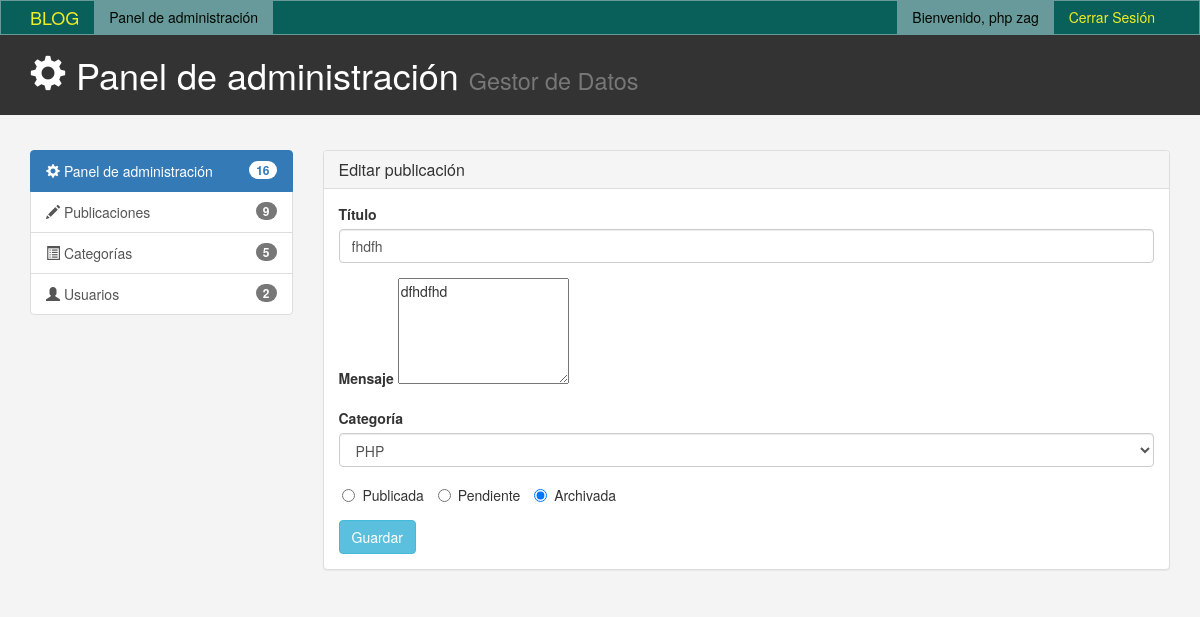
Screenshot of /admin/edit_post.php?id=3 (signed in) with the database file from the repository.
### tables this page shows
CREATE TABLE `cms_posts` (
  `id` int(11) NOT NULL,
  `title` text NOT NULL,
  `message` text NOT NULL,
  `category_id` int(11) NOT NULL,
  `userid` int(11) NOT NULL,
  `status` enum('publicada','pendiente','archivada','') NOT NULL DEFAULT 'publicada',
  `created` datetime NOT NULL,
  `updated` datetime NOT NULL DEFAULT current_timestamp()
);

### admin/class/Post.php (called while the page is built, shortened)
<?php
class Post
{
	private $postTable = 'cms_posts';
	private $categoryTable = 'cms_category';
	private $conn;
	public function __construct($db)
	{
		$this->conn = $db;
	}
	public function getPost()
	{
		if ($this->id) {
			$sqlQuery = "
				SELECT p.id, p.title, p.message, p.category_id, p.status, p.created, p.updated, c.name
				FROM " . $this->postTable . " p
				LEFT JOIN " . $this->categoryTable . " c ON c.id = p.category_id
				WHERE p.id = ? ";
			$stmt = $this->conn->prepare($sqlQuery);
			$stmt->bind_param("i", $this->id);
			$stmt->execute();
			$result = $stmt->get_result();
			$post = $result->fetch_assoc();
			return $post;
		}
	}
	public function getCategories()
	{
		$sqlQuery = "
			SELECT id, name
			FROM " . $this->categoryTable;
		$stmt = $this->conn->prepare($sqlQuery);
		$stmt->execute();
		$result = $stmt->get_result();
		return $result;
	}
}

### admin/edit_post.php (the view, shortened to what this page needs)
<?php
include_once 'config/Database.php';
include_once 'class/Post.php';
$database = new Database();
$db = $database->getConnection();
$post = new Post($db);
$categories = $post->getCategories();
$post->id = (isset($_GET['id']) && $_GET['id']) ? $_GET['id'] : '0';
$postdetails = $post->getPost();
include('inc/header.php');
?>
<link rel="stylesheet" href="css/dataTables.bootstrap.min.css" />
<link href="css/style.css" rel="stylesheet" type="text/css">
</head>
<body>
	<?php include "menus.php"; ?>
	<header id="header">
		<div class="container">
			<div class="row">
				<div class="col-md-10">
					<h1><span class="glyphicon glyphicon-cog" aria-hidden="true"></span> Panel de administración <small>Gestor de Datos</small></h1>
				</div>
				<br>
			</div>
		</div>
	</header>
	<br>
	<section id="main">
		<div class="container">
			<div class="row">
				<?php include "left_menus.php"; ?>
				<div class="col-md-9">
					<div class="panel panel-default">
						<div class="panel-heading">
							<h3 class="panel-title">Editar publicación</h3>
						</div>
						<div class="panel-body">
							<form method="post" id="postForm">
								<div class="form-group">
									<label for="title" class="control-label">Título</label>
									<input type="text" class="form-control" id="title" name="title" value="<?php echo $postdetails['title']; ?>" placeholder="Título...">
								</div>
								<div class="form-group">
									<label for="lastname" class="control-label">Mensaje</label>
									<textarea class="tinymce" rows="5" id="message" name="message" placeholder="Mensaje..."><?php echo $postdetails['message']; ?></textarea>
								</div>
								<div class="form-group">
									<label for="sel1">Categoría</label>
									<select class="form-control" id="category" name="category">
										<?php
										while ($category = $categories->fetch_assoc()) {
											$selected = '';
											if ($category['name'] == $postdetails['name']) {
												$selected = 'selected=selected';
											}
											echo "<option value='" . $category['id'] . "' $selected>" . $category['name'] . "</option>";
										}
										?>
									</select>
								</div>
								<div class="form-group">
									<label class="radio-inline">
										<input type="radio" name="status" id="publish" value="publicada" <?php if ($postdetails['status'] == 'publicada') {
																												echo "checked";
																											} ?>>Publicada
									</label>
									<label class="radio-inline">
										<input type="radio" name="status" id="draft" value="pendiente" <?php if ($postdetails['status'] == 'pendiente') {
																											echo "checked";
																										} ?>>Pendiente
									</label>
									<label class="radio-inline">
										<input type="radio" name="status" id="archived" value="archivada" <?php if ($postdetails['status'] == 'archivada') {
																												echo "checked";
																											} ?>>Archivada
									</label>
								</div>
								<input type="submit" name="savePost" id="savePost" class="btn btn-info" value="Guardar" />
							</form>
						</div>
					</div>
				</div>
			</div>
		</div>
	</section>
	<?php include('inc/footer.php'); ?>

### admin/css/style.css (style rules this page uses)
body { background: #f4f4f4; }
#header { background: #333333; color: #ffffff; padding-bottom: 10px; margin-bottom: 15px; }

### rows the page displays
cms_posts: title "fhdfh", message "dfhdfhd", status "☐ Publicada", status "☐ Pendiente", status "☑ Archivada"

### other values shown
$_SESSION["name"] "php zag"
$post->totalPost() + $category->totalCategory() + $user->totalUser() "16"
$post->totalPost() "9"
$category->totalCategory() "5"
$user->totalUser() "2"
form field category "PHP"
